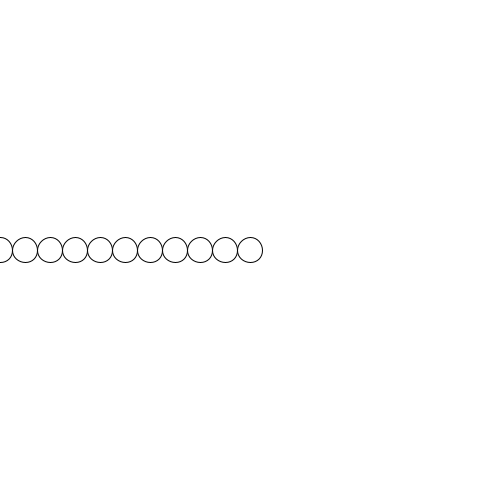
Frame 1 (no input)
Frame 60 (the mouse pressed at the canvas centre just before this capture): identical to frame 1, image omitted
Frame 120 (the mouse held since frame 60 and released just before this capture): identical to frame 1, image omitted

The Processing sketch that drew this single still picture (run headless with seeded random() and noise(); from frame 60 on, the mouse is pressed at the canvas centre):

// Processing sketch: sketch_160229_ellipse_multiple
// ── sketch_160229_ellipse_multiple.pde
void setup()
{
  size(500,500);
}

void draw()
{
  background(255);
  ellipse(0,250,25,25);
  ellipse(25,250,25,25);
  ellipse(50,250,25,25);
  ellipse(75,250,25,25);
  ellipse(100,250,25,25);
  ellipse(125,250,25,25);
  ellipse(150,250,25,25);
  ellipse(175,250,25,25);
  ellipse(200,250,25,25);
  ellipse(225,250,25,25);
  ellipse(250,250,25,25);
}
